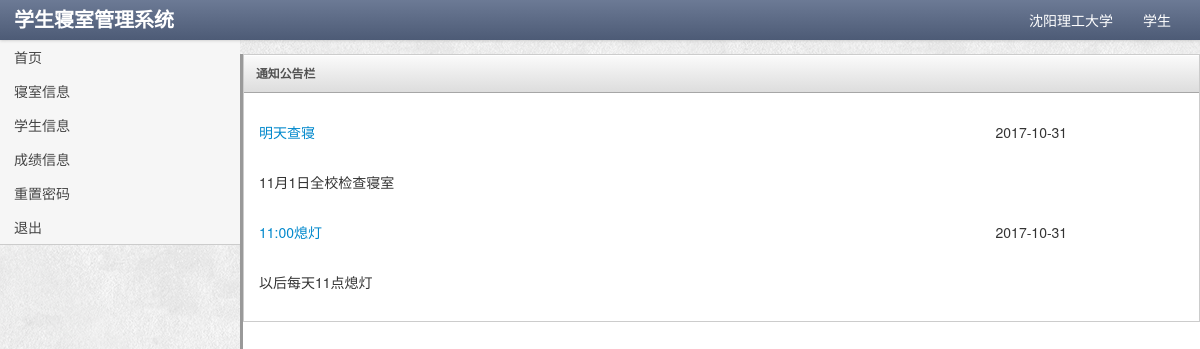
Page /3_DRM_index.php?LoginName=1503050116 (signed in) on the committed database.
### tables this page shows
CREATE TABLE `tbl_news` (
  `news_ID` int(10) NOT NULL COMMENT '公告ID',
  `news_push_ID` varchar(16) NOT NULL COMMENT '发布人ID',
  `news_title` varchar(30) NOT NULL COMMENT '公告标题',
  `news_content` varchar(255) NOT NULL COMMENT '内容',
  `news_date` date NOT NULL COMMENT '发布日期'
);

### 3_DRM_index.php (the view, shortened to what this page needs)
<!DOCTYPE html>
<html lang="en">
  <head>
   <?php include("footer_head.php");
   require_once ("config.php");
   if(isset($_COOKIE["PHPSESSID"])){
if(isset($_SESSION["right"]) &&$_SESSION["right"]==2&& $_SESSION["un"]==$_GET["LoginName"]){
    if(isset($_GET["LoginName"])) {
        ?>
  </head>
  <body>
  <?php include("3_DRM_footer_body.php") ?>
  <div class="content">
    <div class="block">
        <p class="block-heading">通知公告栏</p>
        <div class="block-body">
            <table width="996">
                <tbody>
                <?php
                $sqlNews="SELECT * FROM tbl_news ORDER BY news_date DESC ";
                if($resN=mysqli_query($db,$sqlNews)){
                    while ($rowsN=mysqli_fetch_assoc($resN)){
                        echo '<tr>';
                        echo '<td width="738"><a href="#">'.$rowsN["news_title"].'</a></td>';
                        echo '<td width="242">'.$rowsN["news_date"].'</td>';
                        echo '</tr>';
                        echo '<tr>';
                        echo '<td width="980">'.$rowsN["news_content"].'</td>';
                        echo '</tr>';
                    }
                }
                ?>
                </tbody>
            </table>
        </div>
    </div>
    <?php
}
?>
  </div>
  </body>
    <?php
}
   }
   else{
       ?>
       <script>
           window.location = "sign-in.php";
       </script>
       <?php
   }

### stylesheets/theme.css (style rules this page uses)
body { background: url("../images/extra_clean_paper.png"); background-position: initial initial; background-repeat: initial initial; background-position: initial initial; background-repeat: initial initial; margin: 0px; padding: 0px; }
.content { min-width: 400px; position: relative; min-height: 800px; background: #fff; margin-left: 240px; border-left: 1px solid #cccccc; border-left: 3px solid #999999; }
.block { border: 1px solid #ccc; background: white; margin: 1em 0em; }
.block-heading { border-bottom: 1px solid #a6a6a6; border-left: none; color: #505050; display: block; margin-bottom: 0px; text-shadow: none; text-transform: none; font-weight: bold; font-size: .85em; line-height: 3em; }
p.block-heading, a.block-heading, .block-heading a { color: #505050; background: #dddddd; background: -webkit-gradient(linear, left bottom, left top, color-stop(0, #dddddd), color-stop(1, #fafafa)); background: -ms-linear-gradient(bottom, #dddddd, #fafafa); background: -moz-linear-gradient(center bottom, #dddddd 0%, #fafafa 100%); background: -o-linear-gradient(bottom, #dddddd, #fafafa); filter: progid:dximagetransform.microsoft.gradient(startColorStr='#4d5b76', EndColorStr='#6c7a95'); -ms-filter: "progid:DXImageTransform.Microsoft.gradient(startColorStr='#fafafa',EndColorStr='#dddddd')"; display: block; padding-left: 1em; border-top: 1px solid #fff; outline: none; }
.block-body { margin: 1em; min-height: .25em; }
.block-body h1, .block-body h2, .block-body h3, .block-body h4, .block-body h5, .block-body h6, .block-body table { margin-top: 12px; }

### footer_head.php (style rules this page uses)
tr { height: 50px; }

### rows in the picture
tbl_news: news_title "明天查寝", news_date "2017-10-31", news_content "11月1日全校检查寝室"
tbl_news: news_title "11:00熄灯", news_date "2017-10-31", news_content "以后每天11点熄灯"
